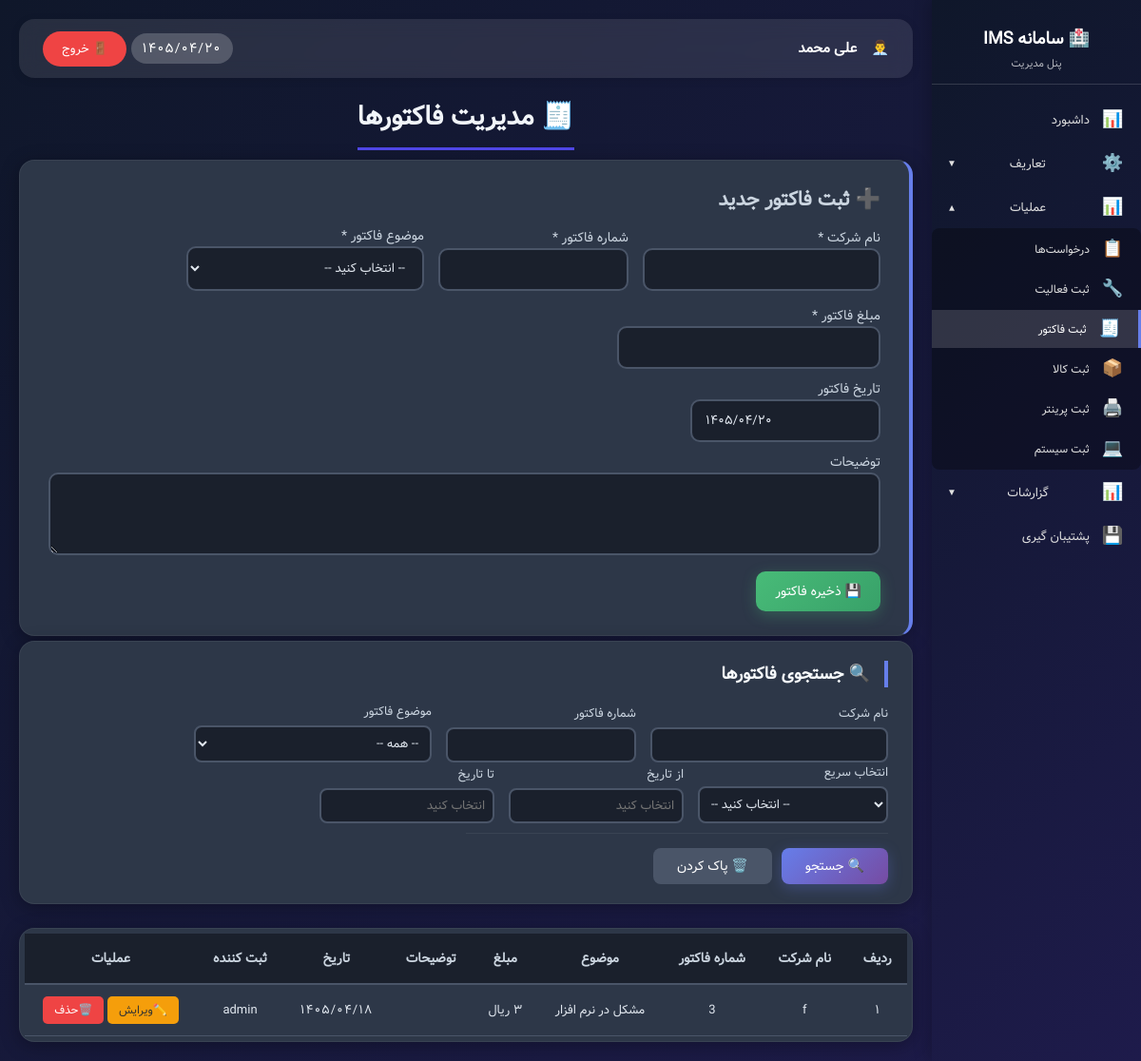
The app's page /admin_invoices.php (signed in) with its own data.
### tables this page shows
CREATE TABLE `invoices` (
  `id` int NOT NULL AUTO_INCREMENT,
  `company_name` varchar(255) NOT NULL,
  `invoice_number` varchar(100) NOT NULL,
  `subject` varchar(255) DEFAULT NULL,
  `amount` bigint DEFAULT NULL,
  `description` text,
  `created_at` varchar(10) NOT NULL,
  `created_by` int DEFAULT NULL,
  PRIMARY KEY (`id`)
);

CREATE TABLE `users` (
  `id` int NOT NULL AUTO_INCREMENT,
  `username` varchar(50) NOT NULL,
  `password` varchar(255) NOT NULL,
  `fullname` varchar(100) NOT NULL,
  `role` enum('admin','user') DEFAULT 'user',
  `created_at` varchar(50) DEFAULT NULL,
  PRIMARY KEY (`id`),
  UNIQUE KEY `username` (`username`)
);

### assets/jdf.php (called while the page is built, shortened)
<?php
function gregorian_to_jalali($g_y, $g_m, $g_d)
{
    $g_days_in_month = array(31, 28, 31, 30, 31, 30, 31, 31, 30, 31, 30, 31);
    $j_days_in_month = array(31, 31, 31, 31, 31, 31, 30, 30, 30, 30, 30, 29);
    $gy = $g_y - 1600;
    $gm = $g_m - 1;
    $gd = $g_d - 1;
    $g_day_no = 365 * $gy + floor(($gy + 3) / 4) - floor(($gy + 99) / 100) + floor(($gy + 399) / 400);
    for ($i = 0; $i < $gm; ++$i)
        $g_day_no += $g_days_in_month[$i];
    $g_day_no += $gd;
    $j_day_no = $g_day_no - 79;
    $j_np = floor($j_day_no / 12053);
    $j_day_no %= 12053;
    $jy = 979 + 33 * $j_np + 4 * floor($j_day_no / 1461);
    $j_day_no %= 1461;
    if ($j_day_no >= 366) {
        $jy += floor(($j_day_no - 1) / 365);
        $j_day_no = ($j_day_no - 1) % 365;
    }
    for ($i = 0; $i < 11 && $j_day_no >= $j_days_in_month[$i]; ++$i)
        $j_day_no -= $j_days_in_month[$i];
    $jm = $i + 1;
    $jd = $j_day_no + 1;
    return array($jy, $jm, $jd);
}
function jdate($format, $timestamp = null)
{
    if ($timestamp === null) {
        $timestamp = time();
    }
    $gregorian_year = date("Y", $timestamp);
    $gregorian_month = date("m", $timestamp);
    $gregorian_day = date("d", $timestamp);
    list($jalali_year, $jalali_month, $jalali_day) = gregorian_to_jalali($gregorian_year, $gregorian_month, $gregorian_day);
    $output = '';
    $length = strlen($format);
    for ($i = 0; $i < $length; $i++) {
        $char = $format[$i];
        switch ($char) {
            case 'Y': $output .= $jalali_year; break;
            case 'm': $output .= sprintf("%02d", $jalali_month); break;
            case 'd': $output .= sprintf("%02d", $jalali_day); break;
            default: $output .= $char;
        }
    }
    return $output;
}
function now()
{
    return jdate('Y/m/d');
}
function fa_number($number) {
    $persian = ['۰', '۱', '۲', '۳', '۴', '۵', '۶', '۷', '۸', '۹'];
    $english = ['0', '1', '2', '3', '4', '5', '6', '7', '8', '9'];
    return str_replace($english, $persian, $number);
}
?>

### functions.php (called while the page is built, shortened)
<?php
function hasPermission($permission_key) {
    if (isset($_SESSION['user_id']) && $_SESSION['user_id'] == 1) {
        return true;
    }
    return true;
}
function canEditInvoices() { return hasPermission('invoices_edit'); }
function canDeleteInvoices() { return hasPermission('invoices_delete'); }
?>

### admin_invoices.php (the view, shortened to what this page needs)
<?php
require_once 'config/config.php';
require_once 'assets/jdf.php';
require_once 'functions.php';
$db = getDB();
$params = [];
$sql = "
SELECT
    i.*,
    u.username AS creator_name
FROM invoices i
LEFT JOIN users u ON i.created_by = u.id
";
$sql .= " ORDER BY i.id DESC";
$stmt = $db->prepare($sql);
$stmt->execute($params);
$invoices = $stmt->fetchAll(PDO::FETCH_ASSOC);
?>
<!DOCTYPE html>
<html lang="fa" dir="rtl">
<head>
    <link rel="stylesheet" href="assets/styles/persian-datepicker.min.css">
</head>
<body>
<div class="admin-wrapper">
    <?php include 'sidebar.php'; ?>
    <div class="main-content">
        <div class="main-header">
            <div class="user-info">
                <span>👨‍💼</span>
                <span class="user-name"><?php echo htmlspecialchars($_SESSION['fullname']); ?></span>
            </div>
            <div>
                <span class="clock-display" id="liveClock"><?php echo fa_number(now()); ?></span>
                <a href="logout.php" class="logout-btn-sidebar">🚪 خروج</a>
            </div>
        </div>
        <div class="main-title">
            <h1>🧾 مدیریت فاکتورها</h1>
        </div>
        <?php if (canEditInvoices()): ?>
            <div class="add-card">
                <h2>➕ ثبت فاکتور جدید</h2>
                <form method="post" class="invoices-form">
                    <div class="form-row">
                        <div class="company_name">
                            <label>نام شرکت *</label>
                            <input type="text" name="company_name" required>
                        </div>
                        <div class="invoice_number">
                            <label>شماره فاکتور *</label>
                            <input type="text" name="invoice_number" required>
                        </div>
                        <div class="subject">
                            <label>موضوع فاکتور *</label>
                            <select name="subject" required>
                                <option value="">-- انتخاب کنید --</option>
                            </select>
                        </div>
                        <div class="amount">
                            <label>مبلغ فاکتور *</label>
                            <input type="text" id="amount" name="amount" step="0.01" required>
                        </div>
                    </div>
                    <div class="form-row">
                        <div class="date-group">
                            <label>تاریخ فاکتور</label>
                            <input type="text" id="add_date" name="created_at" class="form-control" >
                        </div>
                    </div>
                    <div class="form-row">
                        <div class="form-group">
                        <label>توضیحات</label>
                        <textarea name="description" rows="3"></textarea>
                        </div>
                    </div>
                    <div class="form-group">
                        <button type="submit" name="add_invoice" class="btn-add">💾 ذخیره فاکتور</button>
                    </div>
                </form>
            </div>
        <?php endif; ?>
        <div class="search-card">
            <h2>🔍 جستجوی فاکتورها</h2>
            <div class="search-form">
                <div class="search-row">
                    <div class="company_name">
                        <label>نام شرکت</label>
                        <input type="text" id="search_company_name" value="<?php echo htmlspecialchars($_GET['company_name'] ?? ''); ?>">
                    </div>
                    <div class="invoice_number">
                        <label>شماره فاکتور</label>
                        <input type="text" id="search_invoice_number" value="<?php echo htmlspecialchars($_GET['invoice_number'] ?? ''); ?>">
                    </div>
                    <div class="subject">
                        <label>موضوع فاکتور</label>
                        <select id="search_subject" class="search-subject-select">
                            <option value="">-- همه --</option>
                        </select>
                    </div>
                </div>
                <div class="search-row">
                    <div class="date-group">
                        <label>انتخاب سریع</label>
                        <select id="quick_date_select">
                            <option value="">-- انتخاب کنید --</option>
                        </select>
                    </div>
                    <div class="search-group">
                        <label>از تاریخ </label>
                        <input type="text" id="date_from" name="date_from" class="form-control" placeholder="انتخاب کنید">
                    </div>
                    <div class="search-group">
                        <label>تا تاریخ </label>
                        <input type="text" id="date_to" name="date_to" class="form-control" placeholder="انتخاب کنید" >
                    </div>
                    </div>
                <div class="search-row">
                    <div class="search-group search-actions">
                        <button type="button" id="search_btn" class="btn-search">🔍 جستجو</button>
                        <button type="button" id="reset_btn" class="btn-reset-search">🗑️ پاک کردن</button>
                    </div>
                </div>
            </div>
        </div>
        <div class="invoices-table data-table">
            <table>
                <thead>
                <tr>
                    <th>ردیف</th>
                    <th>نام شرکت</th>
                    <th>شماره فاکتور</th>
                    <th>موضوع</th>
                    <th>مبلغ</th>
                    <th>توضیحات</th>
                    <th>تاریخ</th>
                    <th>ثبت کننده</th>
                    <th>عملیات</th>
                </tr>
                </thead>
                <tbody>
                <?php if (empty($invoices)): ?>
                    <tr><td colspan="10" style="text-align: center; padding: 40px;">🧾 هیچ فاکتوری ثبت نشده است</td></tr>
                <?php else: ?>
                    <?php $row_num = 1; foreach ($invoices as $invoice): ?>
                        <tr id="invoice_<?php echo $invoice['id']; ?>">
                            <td><?php echo fa_number($row_num); ?></td>
                            <td><?php echo htmlspecialchars($invoice['company_name']); ?></td>
                            <td><?php echo htmlspecialchars($invoice['invoice_number']); ?></td>
                            <td><?php echo htmlspecialchars($invoice['subject'] ?? '-'); ?></td>
                            <td><?php echo fa_number(number_format($invoice['amount'], 0)) . ' ریال'; ?></td>
                            <td class="description-cell"><?php echo nl2br(htmlspecialchars($invoice['description'] ?? '-')); ?></td>
                            <td class="date"><?php echo fa_number(htmlspecialchars($invoice['created_at'])); ?></td>
                            <td><?php echo htmlspecialchars($invoice['creator_name'] ?? '-'); ?></td>
                            <td class="action-buttons">
                                <?php if (canEditInvoices()): ?>
                                    <button class="edit-btn" onclick='openEditModal(<?php echo json_encode($invoice); ?>)'>✏️ویرایش</button>
                                <?php endif; ?>
                                <?php if (canDeleteInvoices()): ?>
                                    <button class="delete-btn" onclick="confirmDelete(<?php echo $invoice['id']; ?>, '<?php echo htmlspecialchars($invoice['company_name']); ?>')">🗑️حذف</button>
                                <?php endif; ?>
                            </td>
                        </tr>
                        <?php $row_num++; ?>
                    <?php endforeach; ?>
                <?php endif; ?>
                </tbody>
            </table>
        </div>
    </div>
</div>
</body>
</html>

### assets/styles/sidebar.css (style rules this page uses)
.admin-wrapper { display: flex; min-height: 100vh; }
.main-content { flex: 1; margin-right: 220px; padding: 20px; background: transparent; }
.user-info { display: flex; align-items: center; gap: 15px; color: white; }
.user-name { font-weight: bold; color: white; }

### assets/styles/admin-invoices.css (style rules this page uses)
.description-cell { max-width: 200px; word-wrap: break-word; }
.btn-add { color: white; border: none; padding: 10px 25px; border-radius: 8px; cursor: pointer; }
.company_name { width: 250px; }
.invoice_number { width: 200px; }
.subject { width: 250px; }
.search-actions { flex: 0.5; min-width: 180px; display: flex; gap: 10px; align-items: flex-end; }
.search-actions { display: flex; gap: 10px; align-items: flex-end; }

### records on screen
invoices: row_num "۱", company_name "f", invoice_number "3", subject "مشکل در نرم افزار", created_at "۱۴۰۵/۰۴/۱۸", users.username "admin"

### other values on screen
$_SESSION['fullname'] "علی محمد"
